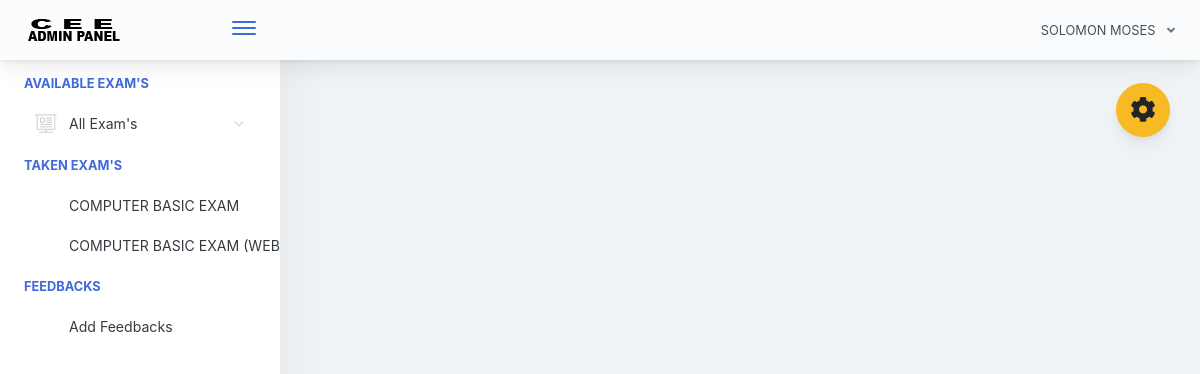
/home.php (signed in), run on the app's committed database.
### tables this page shows
CREATE TABLE `examinee_tbl` (
  `exmne_id` int(11) NOT NULL,
  `exmne_fullname` varchar(1000) NOT NULL,
  `exmne_course` varchar(1000) NOT NULL,
  `exmne_gender` varchar(1000) NOT NULL,
  `exmne_birthdate` varchar(1000) NOT NULL,
  `exmne_year_level` varchar(1000) NOT NULL,
  `exmne_School` varchar(1000) NOT NULL,
  `exmne_email` varchar(1000) NOT NULL,
  `exmne_password` varchar(1000) NOT NULL,
  `exmne_status` varchar(1000) NOT NULL DEFAULT 'active'
);

CREATE TABLE `exam_tbl` (
  `ex_id` int(11) NOT NULL,
  `cou_id` int(11) NOT NULL,
  `ex_title` varchar(1000) NOT NULL,
  `ex_time_limit` varchar(1000) NOT NULL,
  `ex_questlimit_display` int(11) NOT NULL,
  `ex_description` varchar(1000) NOT NULL,
  `ex_created` timestamp NOT NULL DEFAULT current_timestamp() ON UPDATE current_timestamp()
);

### query/selectData.php (called while the page is built, shortened)
<?php
$exmneId = $_SESSION['examineeSession']['exmne_id'];
$selExmneeData = $conn->query("SELECT * FROM examinee_tbl WHERE exmne_id='$exmneId' ")->fetch(PDO::FETCH_ASSOC);
 ?>

### includes/header.php (shortened to what this page needs)
<?php
  include("conn.php");
  include("query/selectData.php");
 ?>
<!doctype html>
<html lang="en">
<head>
    <link href="./main.css" rel="stylesheet">
    <link href="css/sweetalert.css" rel="stylesheet">
</head>
<body id="body">
    <div class="app-container app-theme-white body-tabs-shadow fixed-sidebar fixed-header">
        <div class="app-header header-shadow">
            <div class="app-header__logo">
                <a href="home.php"><div class="logo-src"></div></a>
                <div class="header__pane ml-auto">
                    <div>
                        <button type="button" class="hamburger close-sidebar-btn hamburger--elastic" data-class="closed-sidebar">
                            <span class="hamburger-box">
                                <span class="hamburger-inner"></span>
                            </span>
                        </button>
                    </div>
                </div>
            </div>
                <div class="app-header__content">
                <div class="app-header-right">
                    <div class="header-btn-lg pr-0">
                        <div class="widget-content p-0">
                            <div class="widget-content-wrapper">
                                <div class="widget-content-left">
                                    <div class="btn-group">
                                        <a data-toggle="dropdown" aria-haspopup="true" aria-expanded="false" class="p-0 btn">
                                            <?php
                                                echo strtoupper($selExmneeData['exmne_fullname']);
                                             ?>
                                            <i class="fa fa-angle-down ml-2 opacity-8"></i>
                                        </a>
                                    </div>
                                </div>
                            </div>
                        </div>
                    </div>        </div>
            </div>
        </div>

### includes/sidebar.php (shortened to what this page needs)
<div class="app-sidebar sidebar-shadow">
        <div class="scrollbar-sidebar">
        <div class="app-sidebar__inner">
            <ul class="vertical-nav-menu">
                <li class="app-sidebar__heading">AVAILABLE EXAM'S</li>
                <li>
                <a href="#">
                     <i class="metismenu-icon pe-7s-display2"></i>
                     All Exam's
                    <i class="metismenu-state-icon pe-7s-angle-down caret-left"></i>
                </a>
                </li>
                 <li class="app-sidebar__heading">TAKEN EXAM'S</li>
                <li>
                  <?php
                    $selTakenExam = $conn->query("SELECT * FROM exam_tbl et INNER JOIN exam_attempt ea ON et.ex_id = ea.exam_id WHERE exmne_id='$exmneId' ORDER BY ea.examat_id  ");
                    if($selTakenExam->rowCount() > 0)
                    {
                        while ($selTakenExamRow = $selTakenExam->fetch(PDO::FETCH_ASSOC)) { ?>
                            <a href="home.php?page=result&id=<?php echo $selTakenExamRow['ex_id']; ?>" >
                                <?php echo $selTakenExamRow['ex_title']; ?>
                            </a>
                        <?php }
                    }
                    else
                    { ?>
                        <a href="#" class="pl-3">You are not taking exam yet</a>
                    <?php }
                   ?>
                </li>
                <li class="app-sidebar__heading">FEEDBACKS</li>
                <li>
                    <a href="#" data-toggle="modal" data-target="#feedbacksModal" >
                        Add Feedbacks
                    </a>
                </li>
            </ul>
        </div>
    </div>
</div>

### data on the page
examinee_tbl: exmne_fullname "SOLOMON MOSES"
exam_tbl: ex_title "COMPUTER BASIC EXAM"
exam_tbl: ex_title "COMPUTER BASIC EXAM…"
